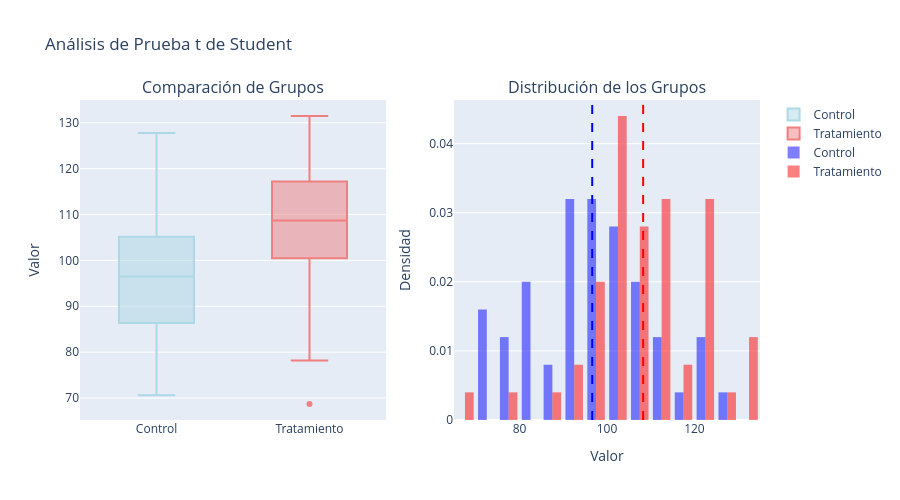

Write notebook code for a chart like this one.
### Markdown cell above
### 4.5 Prueba t de Student

### Code cell
# Comparación de dos grupos: Efecto de un tratamiento
# Grupo control vs Grupo tratamiento

# Generar datos sintéticos
np.random.seed(42)
grupo_control = stats.norm.rvs(loc=100, scale=15, size=50)
grupo_tratamiento = stats.norm.rvs(loc=108, scale=15, size=50)  # Efecto real de 8 puntos

# Prueba t para muestras independientes
t_statistic, p_value = stats.ttest_ind(grupo_control, grupo_tratamiento)

# Estadísticos descriptivos
control_mean = grupo_control.mean()
control_std = grupo_control.std()
tratamiento_mean = grupo_tratamiento.mean()
tratamiento_std = grupo_tratamiento.std()
diferencia = tratamiento_mean - control_mean

print("PRUEBA T DE STUDENT - MUESTRAS INDEPENDIENTES")
print("=" * 50)
print(f"Grupo Control:")
print(f"  Media: {control_mean:.2f}")
print(f"  Desv. Est.: {control_std:.2f}")
print(f"  n: {len(grupo_control)}")
print(f"\nGrupo Tratamiento:")
print(f"  Media: {tratamiento_mean:.2f}")
print(f"  Desv. Est.: {tratamiento_std:.2f}")
print(f"  n: {len(grupo_tratamiento)}")
print(f"\nDiferencia de medias: {diferencia:.2f}")
print(f"\nResultados de la prueba:")
print(f"  Estadístico t: {t_statistic:.4f}")
print(f"  p-valor: {p_value:.4f}")
print(f"  Conclusión: {'Diferencia significativa (p < 0.05)' if p_value < 0.05 else 'No hay diferencia significativa (p ≥ 0.05)'}")

# Visualización con Plotly
fig = make_subplots(rows=1, cols=2,
                    subplot_titles=('Comparación de Grupos', 'Distribución de los Grupos'))

# Boxplot comparativo
df_grupos = pd.DataFrame({
    'Control': grupo_control,
    'Tratamiento': grupo_tratamiento
})
df_melted = df_grupos.melt(var_name='Grupo', value_name='Valor')

fig.add_trace(
    go.Box(y=df_melted[df_melted['Grupo']=='Control']['Valor'],
           name='Control', marker_color='lightblue'),
    row=1, col=1
)
fig.add_trace(
    go.Box(y=df_melted[df_melted['Grupo']=='Tratamiento']['Valor'],
           name='Tratamiento', marker_color='lightcoral'),
    row=1, col=1
)

# Histogramas superpuestos
fig.add_trace(
    go.Histogram(x=grupo_control, name='Control', 
                 histnorm='probability density',
                 marker_color='blue', opacity=0.5, nbinsx=15),
    row=1, col=2
)
fig.add_trace(
    go.Histogram(x=grupo_tratamiento, name='Tratamiento',
                 histnorm='probability density', 
                 marker_color='red', opacity=0.5, nbinsx=15),
    row=1, col=2
)

# Líneas verticales para medias
fig.add_vline(x=control_mean, line_dash="dash", line_color="blue",
              line_width=2, row=1, col=2)
fig.add_vline(x=tratamiento_mean, line_dash="dash", line_color="red",
              line_width=2, row=1, col=2)

fig.update_yaxes(title_text="Valor", row=1, col=1)
fig.update_xaxes(title_text="Valor", row=1, col=2)
fig.update_yaxes(title_text="Densidad", row=1, col=2)

fig.update_layout(height=500, title_text="Análisis de Prueba t de Student")
fig.show()

### Figure 1 — Plotly figure (JSON) as saved in the notebook; plotly's stock layout.template omitted (floating-point values rounded to 4 significant figures)
{"data": [{"marker": {"color": "lightblue"}, "name": "Control", "type": "box", "xaxis": "x", "y": [107.5, 97.93, 109.7, 122.8, 96.49, 96.49, 123.7, 111.5, 92.96, 108.1, 93.05, 93.01, 103.6, 71.3, 74.13, 91.57, 84.81, 104.7, 86.38, 78.82, 122.0, 96.61, 101.0, 78.63, 91.83, 101.7, 82.74, 105.6, 90.99, 95.62, 90.97, 127.8, 99.8, 84.13, 112.3, 81.69, 103.1, 70.6, 80.08, 103.0, 111.1, 102.6, 98.27, 95.48, 77.82, 89.2, 93.09, 115.9, 105.2, 73.55], "yaxis": "y"}, {"marker": {"color": "lightcoral"}, "name": "Tratamiento", "type": "box", "xaxis": "x", "y": [112.9, 102.2, 97.85, 117.2, 123.5, 122.0, 95.41, 103.4, 113.0, 122.6, 100.8, 105.2, 91.4, 90.06, 120.2, 128.3, 106.9, 123.1, 113.4, 98.32, 113.4, 131.1, 107.5, 131.5, 68.7, 120.3, 109.3, 103.5, 109.4, 78.19, 104.7, 113.4, 130.2, 100.2, 95.87, 100.5, 121.7, 112.9, 100.1, 115.7, 109.5, 122.5, 97.47, 103.1, 102.1, 86.05, 112.4, 111.9, 108.1, 104.5], "yaxis": "y"}, {"histnorm": "probability density", "marker": {"color": "blue"}, "name": "Control", "nbinsx": 15, "opacity": 0.5, "type": "histogram", "x": [107.5, 97.93, 109.7, 122.8, 96.49, 96.49, 123.7, 111.5, 92.96, 108.1, 93.05, 93.01, 103.6, 71.3, 74.13, 91.57, 84.81, 104.7, 86.38, 78.82, 122.0, 96.61, 101.0, 78.63, 91.83, 101.7, 82.74, 105.6, 90.99, 95.62, 90.97, 127.8, 99.8, 84.13, 112.3, 81.69, 103.1, 70.6, 80.08, 103.0, 111.1, 102.6, 98.27, 95.48, 77.82, 89.2, 93.09, 115.9, 105.2, 73.55], "xaxis": "x2", "yaxis": "y2"}, {"histnorm": "probability density", "marker": {"color": "red"}, "name": "Tratamiento", "nbinsx": 15, "opacity": 0.5, "type": "histogram", "x": [112.9, 102.2, 97.85, 117.2, 123.5, 122.0, 95.41, 103.4, 113.0, 122.6, 100.8, 105.2, 91.4, 90.06, 120.2, 128.3, 106.9, 123.1, 113.4, 98.32, 113.4, 131.1, 107.5, 131.5, 68.7, 120.3, 109.3, 103.5, 109.4, 78.19, 104.7, 113.4, 130.2, 100.2, 95.87, 100.5, 121.7, 112.9, 100.1, 115.7, 109.5, 122.5, 97.47, 103.1, 102.1, 86.05, 112.4, 111.9, 108.1, 104.5], "xaxis": "x2", "yaxis": "y2"}], "layout": {"annotations": [{"font": {"size": 16}, "showarrow": false, "text": "Comparación de Grupos", "x": 0.225, "xanchor": "center", "xref": "paper", "y": 1, "yanchor": "bottom", "yref": "paper"}, {"font": {"size": 16}, "showarrow": false, "text": "Distribución de los Grupos", "x": 0.775, "xanchor": "center", "xref": "paper", "y": 1, "yanchor": "bottom", "yref": "paper"}], "height": 500, "shapes": [{"line": {"color": "blue", "dash": "dash", "width": 2}, "type": "line", "x0": 96.62, "x1": 96.62, "xref": "x2", "y0": 0, "y1": 1, "yref": "y2 domain"}, {"line": {"color": "red", "dash": "dash", "width": 2}, "type": "line", "x0": 108.3, "x1": 108.3, "xref": "x2", "y0": 0, "y1": 1, "yref": "y2 domain"}], "title": {"text": "Análisis de Prueba t de Student"}, "xaxis": {"anchor": "y", "domain": [0, 0.45]}, "xaxis2": {"anchor": "y2", "domain": [0.55, 1], "title": {"text": "Valor"}}, "yaxis": {"anchor": "x", "domain": [0, 1], "title": {"text": "Valor"}}, "yaxis2": {"anchor": "x2", "domain": [0, 1], "title": {"text": "Densidad"}}}}
